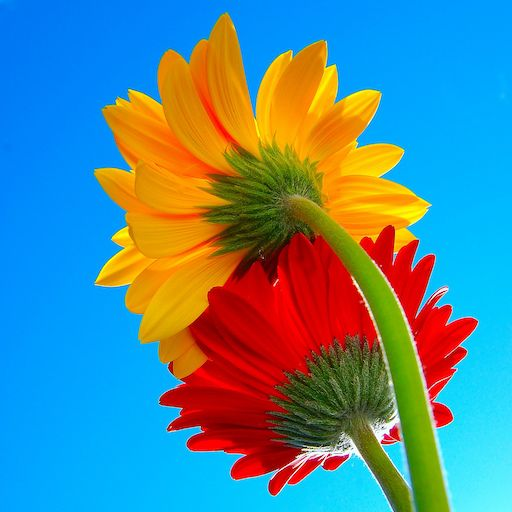
#> input picture clase3-4/pycientifico/src/codigoInicio/img/flowers.jpeg, 512 x 512 px
$ python codigoFlor.py
#> lines starting #> are read from the running program, lines starting #| are printed output that depends on the picture
import cv2
import numpy as np
import matplotlib.pyplot as plt

def howis(img):
  print('size = ',img.shape)
  print('max  = ',np.max(img))
  print('min  = ',np.min(img))

Icv = cv2.imread('../img/flowers.jpeg')    # lectura en formato opencv (BGR)
#> Icv is the input picture: shape (512, 512, 3); mean B, G, R 145.1, 134.9, 86.6
cv2.imshow('Icv',Icv)
howis(Icv)
#| size =  (512, 512, 3)
#| max  =  255
#| min  =  0
print(Icv)
#> (printed output is left out)

plt.imshow(Icv)
plt.show()

I = Icv[:,:,[2,1,0]]             # conversion a formato estándar (RGB)
plt.imshow(I)
plt.show()


R = I[:,:,0]
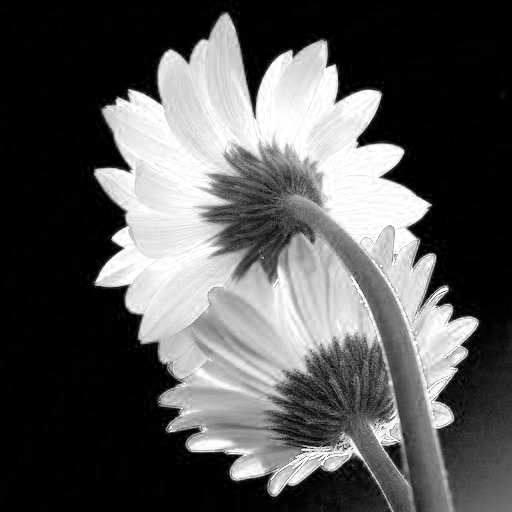
#> R: shape (512, 512); min 0, max 255, mean 86.6
G = I[:,:,1]
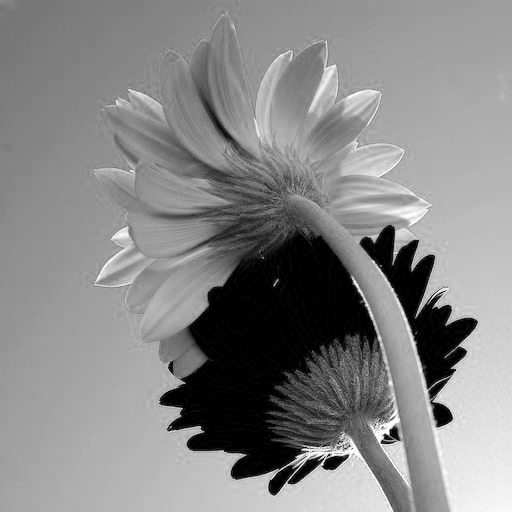
#> G: shape (512, 512); min 0, max 255, mean 134.9
B = I[:,:,2]
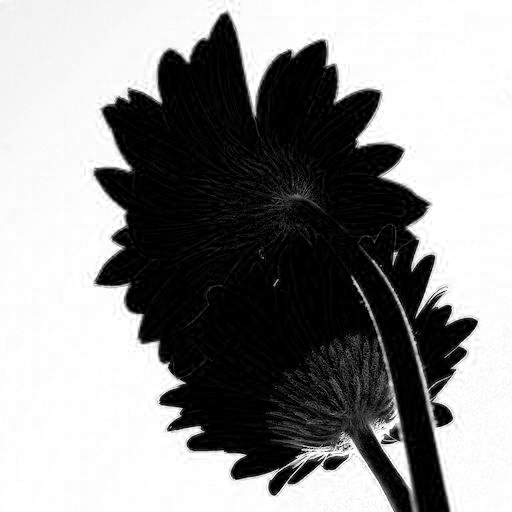
#> B: shape (512, 512); min 0, max 255, mean 145.1
RGB = np.concatenate((R,G,B),axis=1)
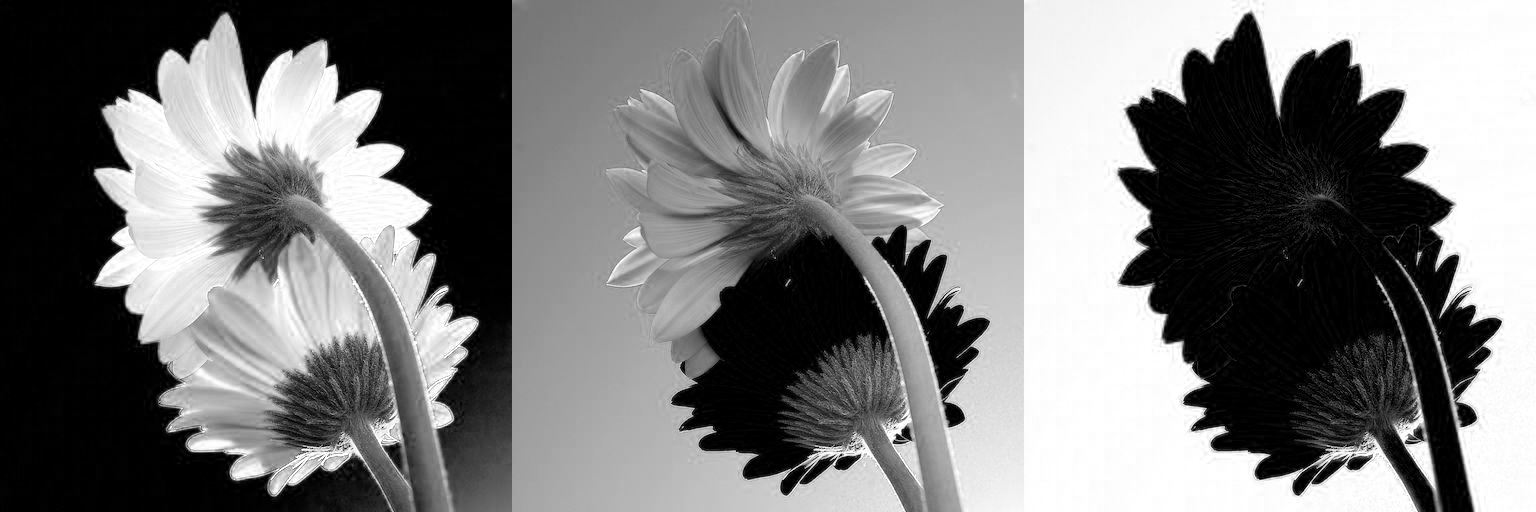
#> RGB: shape (512, 1536); min 0, max 255, mean 122.2
cv2.imshow('RGB',RGB)


Rd = R.astype(float)
Gd = G.astype(float)
Bd = B.astype(float)
#k  = (1/3,1/3,1/3)
k  = (0.1,0.4,0.5)
Zd = k[0]*Rd+k[1]*Gd+k[2]*Bd
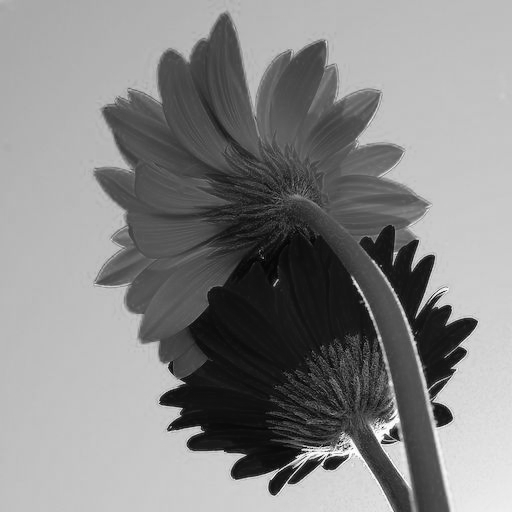
#> Zd: shape (512, 512) float64; min 0.7, max 254.9, mean 135.2
Z  = Zd.astype(int)
howis(Z)
#| size =  (512, 512)
#| max  =  254
#| min  =  0
#cv2.imshow('Z',Z)

def imhist(X):
  (N,M) = X.shape
  n = 256
  h = np.zeros((256,))
  for i in range(N):
    for j in range(M):
      x = X[i,j]
      h[x] = h[x]+1
  plt.plot(range(n),h[0:n])
  plt.show()

$ run again, with clase3-4/pycientifico/src/codigoInicio/img/cepillo.png saved as clase3-4/pycientifico/src/codigoInicio/img/flowers.jpeg
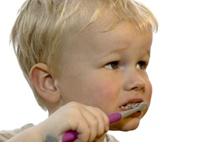
#> input picture clase3-4/pycientifico/src/codigoInicio/img/cepillo.png, 217 x 142 px
#> Icv is the input picture: shape (142, 217, 3); mean B, G, R 170, 186.4, 203.2
#| size =  (142, 217, 3)
#| max  =  255
#| min  =  0
#> (printed output is left out)
#> `B = I[:,:,2]`:
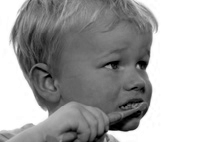
#> B: shape (142, 217); min 0, max 255, mean 170
#> `RGB = np.concatenate((R,G,B),axis=1)`:
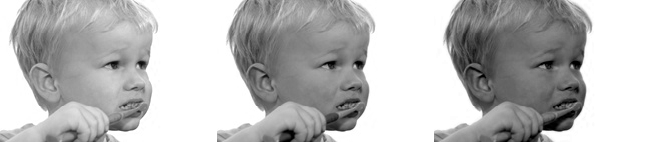
#> RGB: shape (142, 651); min 0, max 255, mean 186.6
#| size =  (142, 217)
#| max  =  255
#| min  =  0

$ run again, with clase3-4/pycientifico/src/codigoInicio/img/ninos.jpg copied over clase3-4/pycientifico/src/codigoInicio/img/flowers.jpeg
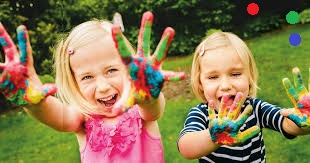
#> input picture clase3-4/pycientifico/src/codigoInicio/img/ninos.jpg, 310 x 163 px
#> Icv is the input picture: shape (163, 310, 3); mean B, G, R 82.1, 121.2, 138
#| size =  (163, 310, 3)
#| max  =  255
#| min  =  0
#> (printed output is left out)
#> `RGB = np.concatenate((R,G,B),axis=1)`:
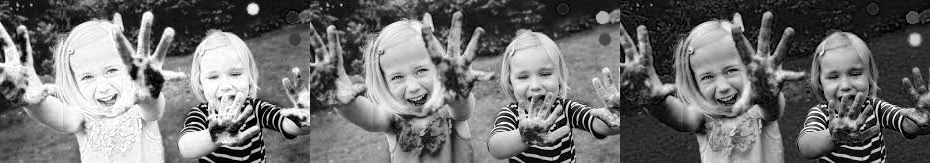
#> RGB: shape (163, 930); min 0, max 255, mean 113.8
#> `Zd = k[0]*Rd+k[1]*Gd+k[2]*Bd`:
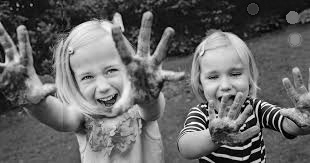
#> Zd: shape (163, 310) float64; min 0, max 254.2, mean 103.3
#| size =  (163, 310)
#| max  =  254
#| min  =  0
